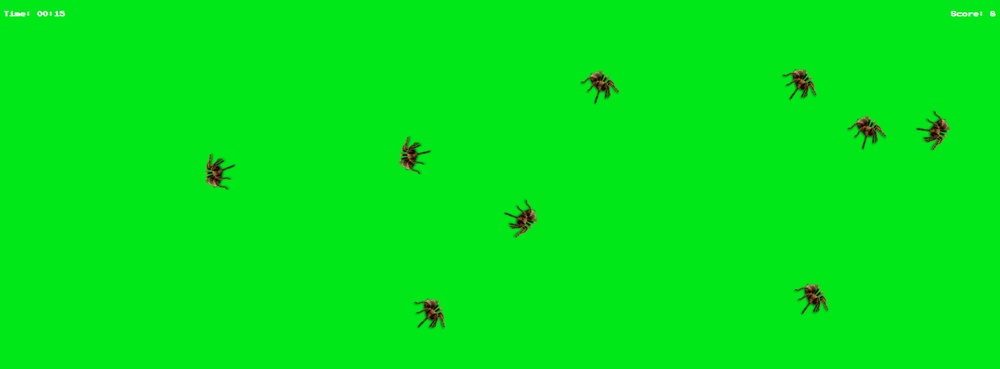
#> input picture teste.png, 1000 x 369 px, shrunk from 2499 x 921 before the run
$ python explicacao.py
#> lines starting #> are read from the running program, lines starting #| are printed output that depends on the picture; after the words box and inside, x2 and y2 are one past the last pixel; in counts of white or black regions, pixels touching at a corner belong together
import numpy as np
import imutils
import cv2


image = cv2.imread('teste.png')
#> image is the input picture: shape (369, 1000, 3); mean B, G, R 24.2, 230.1, 2
cv2.imshow('',image)
cv2.waitKey()

image_gray = cv2.cvtColor(image, cv2.COLOR_BGR2GRAY)
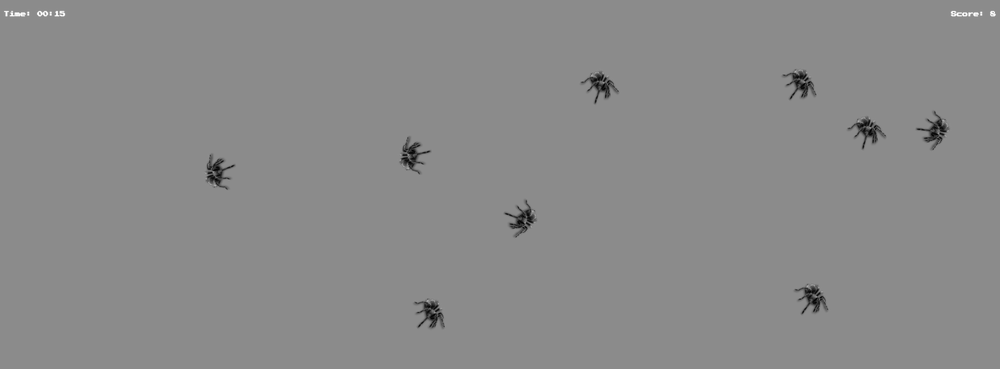
#> image_gray: shape (369, 1000); min 1, max 255, mean 138.2
cv2.imshow('',image_gray)
cv2.waitKey()

ret, thresh = cv2.threshold(image_gray, 120, 255, cv2.THRESH_BINARY_INV)
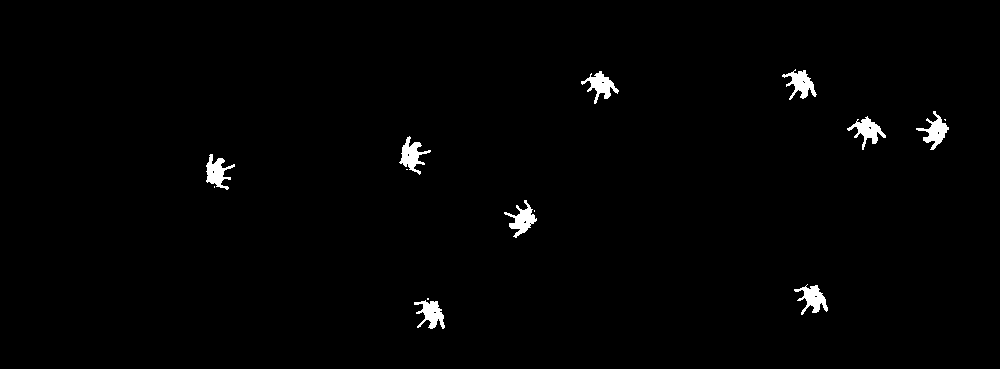
#> thresh: shape (369, 1000); 1.2% white; 14 white regions (5 under 20 px), largest, box (x1, y1, x2, y2) and area: (399, 136, 431, 175) 494, (782, 69, 817, 100) 491, (504, 200, 537, 238) 487
cv2.imshow('',thresh)
cv2.waitKey()

dilated = cv2.dilate(thresh, np.ones((20, 20)))
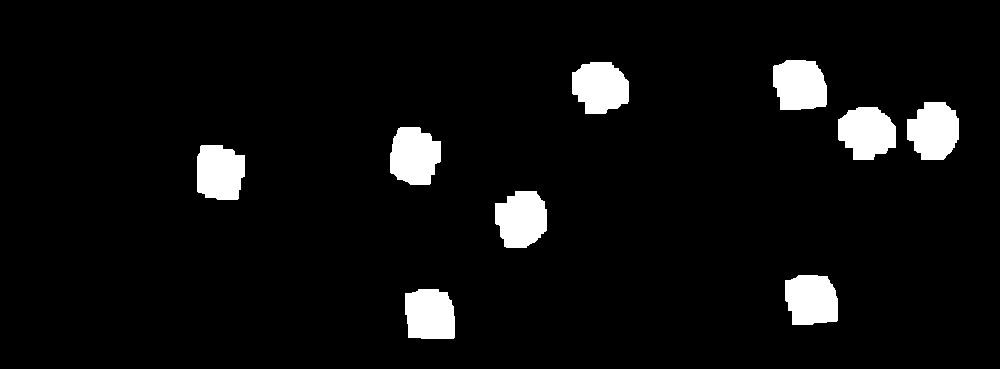
#> dilated: shape (369, 1000); 5.7% white; 9 white regions
cv2.imshow('',dilated)
cv2.waitKey()

contour = cv2.findContours(dilated, cv2.RETR_TREE, cv2.CHAIN_APPROX_SIMPLE)
#> contour = 9 contours; largest, box (x1, y1, x2, y2) and area: (838, 107, 896, 160) 2274, (495, 191, 547, 248) 2264, (390, 127, 441, 185) 2264, (907, 102, 959, 160) 2256, (572, 62, 629, 114) 2244

black_template = np.zeros(image.shape)
cv2.imshow('',cv2.drawContours(black_template, contour[0], -1, (0, 255, 0), 2))
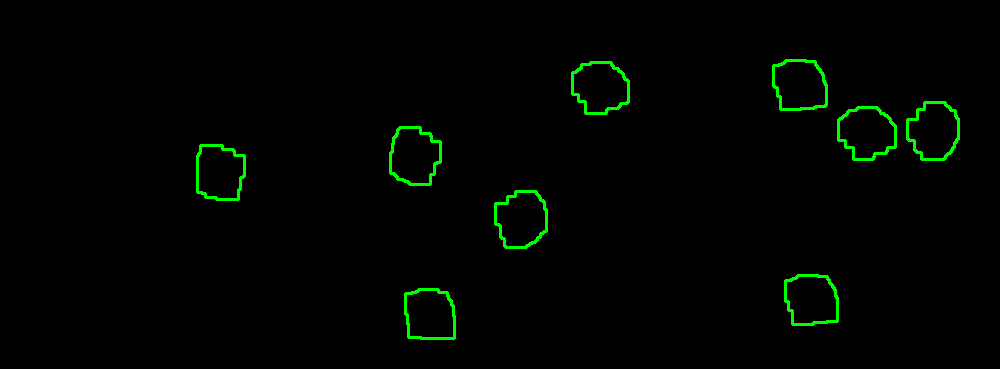
#> window '': shape (369, 1000, 3); mean B, G, R 0, 3.7, 0
cv2.waitKey()

contour = imutils.grab_contours(contour)

for c in contour:
    M = cv2.moments(c)
    cX = int(M["m10"] / M["m00"])
    cY = int(M["m01"] / M["m00"])
    cv2.drawContours(image, [c], -1, (0, 255, 0), 2)
    cv2.circle(image, (cX, cY), 7, (255, 255, 255), -1)
    cv2.putText(image, "center", (cX - 20, cY - 20),
    cv2.FONT_HERSHEY_SIMPLEX, 0.5, (255, 255, 255), 2)
#> this loop made 9 passes
#> (cX, cY) on passes 1 to 9: (429, 314), (811, 299), (521, 218), (219, 172), (413, 155), (866, 132), (933, 130), (599, 86), (799, 84)
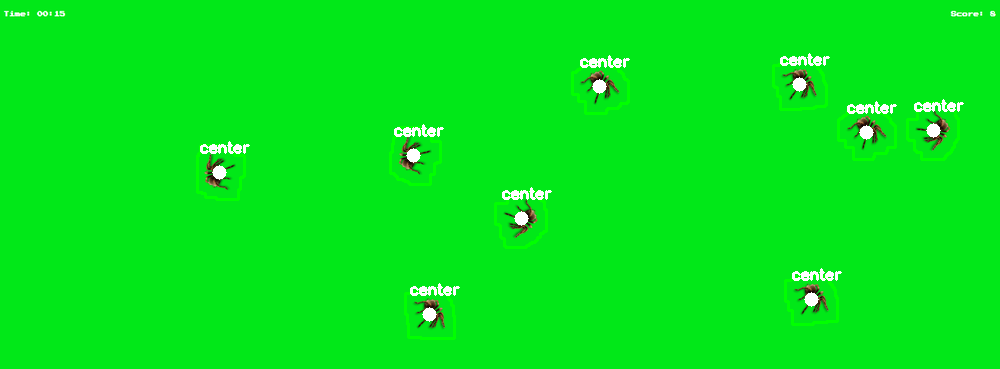
#> image: shape (369, 1000, 3); 2.39% of pixels changed, all inside (x1, y1, x2, y2) = (196, 53, 964, 340)

cv2.imshow('',image)
cv2.waitKey()
